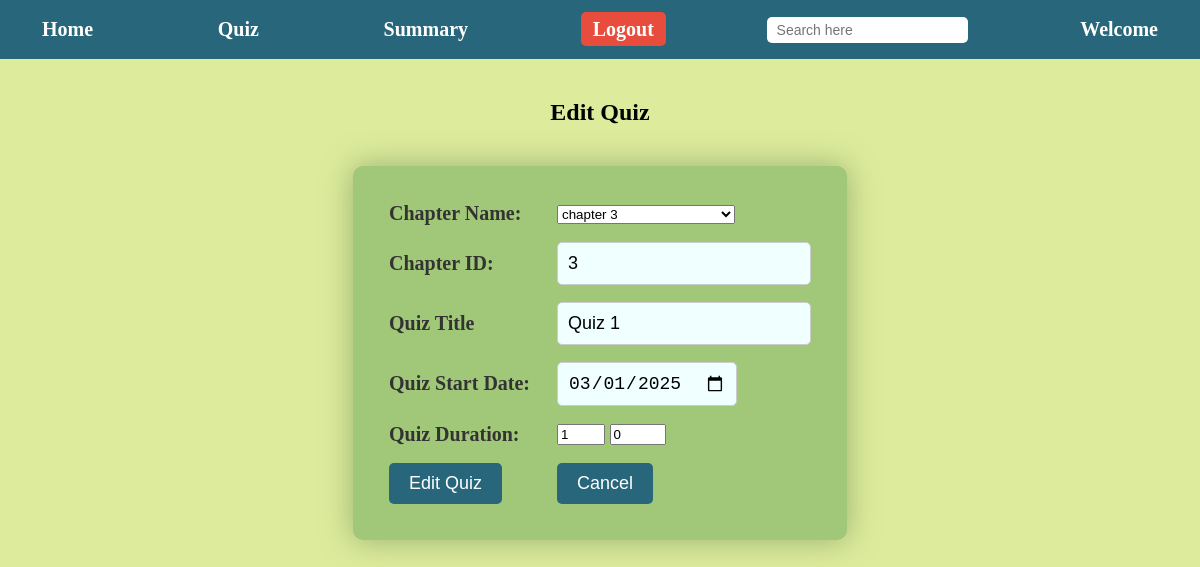
/admindb/quiz_dashboard/edit_quiz/1 (signed in), run on the app's committed database.
### models.py (models this page shows, shortened)
class Quiz(data.Model):
    __tablename__='quizzes'
    quiz_id=data.Column(data.Integer,primary_key=True)
    quiz_title=data.Column(data.String(200),nullable=False)
    chap_id=data.Column(data.Integer,data.ForeignKey('chap.chap_id'),nullable=False)
    quiz_date=data.Column(data.Date,nullable=False)
    quiz_time=data.Column(data.Integer,nullable=False)
    quiz_score=data.relationship('Scores',backref='Quiz',lazy=True)
    quiz_ques=data.relationship('Questions',backref='Quiz',lazy=True)

class Chapter(data.Model):
    __tablename__='chap'
    chap_id=data.Column(data.Integer,primary_key=True)
    chap_title=data.Column(data.String(200),nullable=False)
    chap_description=data.Column(data.Text,nullable=False)
    chap_quiz=data.relationship('Quiz',backref='Chapter',lazy=True)
    sub_id=data.Column(data.Integer,data.ForeignKey('sub.sub_id'),nullable=False)

### app.py (the view, shortened to what this page needs)
@application.route('/admindb/quiz_dashboard/edit_quiz/<int:quiz_id>',methods=['GET','POST'])
def edit_quiz(quiz_id):
    if 'admin' not in session:
        flash('Please Login To Edit A Quiz','error')
        return redirect("url_for('Admin_Login')")
    quiz=Quiz.query.get_or_404(quiz_id)
    chapters=Chapter.query.all()
    return render_template('quiz_creation.html',action="Edit",chapters=chapters,quiz_title=quiz.quiz_title,quiz=quiz,request_path=request.path)

### templates/quiz_creation.html (shortened to what this page needs)
{% extends 'index.html' %}
{% block navbar %}
{% include "admin-navbar.html" %}
{% endblock %}
{% block content %}
<center>
    <h2>{{ action }} Quiz </h2>
    <form method="POST">
        <div>
            <table>
                <tr>
                    <td><label for="quiz_chap_name">Chapter Name:</label></td>
                    <td><select name="quiz_chap_name" id="quiz_chap_name">
                            {% for chapter in chapters %}
                            <option value="{{ chapter.chap_id }}"
                            {% if quiz and quiz.chap_id==chapter.chap_id %}selected{% endif %} data-id="{{ chapter.chap_id }}">
                            {{ chapter.chap_title }}
                            </option>
                            {% endfor %}
                        </select>
                    </td>
                </tr>
                <tr>
                    <td><label for="quiz_chap_id">Chapter ID:</label></td>
                    <td><input type="text" name="quiz_chap_id" id="quiz_chap_id"
                            value="{{ quiz.chap_id if quiz else chapters[0].chap_id  }}" readonly>
                    </td>
                </tr>
                <tr>
                    <td><label for="quiz_title">Quiz Title</label></td>
                    <td><input type="text" name="quiz_title" id="quiz_title"
                            value="{{ quiz.quiz_title if quiz else quiz_title }}" readonly></td>
                </tr>
                <tr>
                    <td><label for="quiz_date">Quiz Start Date:</label></td>
                    <td><input type="date" name="quiz_date" id="quiz_date" value="{{ quiz.quiz_date if quiz else '' }}">
                    </td>
                </tr>
                <tr>
                    <td><label for="quiz_duration_hours">Quiz Duration:</label></td>
                    <td><input type="number" name="quiz_duration_hours" id="quiz_duration_hours" min="0" max="3"
                           value="{{ quiz.quiz_time//60 if quiz else '' }}" placeholder="Hours" required>
                        <input type="number" name="quiz_duration_minute" id="quiz_duration_minute" min="0" max="59"
                        value="{{ quiz.quiz_time%60 if quiz else '' }}" placeholder="Minutes" required>
                    </td>
                </tr>
                <tr>
                    <td><input type="submit" value="{{ action }} Quiz"></td>
                    <td><a href="{{ url_for('quiz_dashboard') }}"><button type="button">Cancel</button></a></td>
                </tr>
            </table>
    </form>
</center>
{% endblock %}

### static/style.css (style rules this page uses)
#index-page { background-color: #DDEB9D; margin: 0; padding: 0; }
#index-page center { display: flex; flex-direction: column; align-items: center; justify-content: center; height: auto; padding: 20px; }
#index-page table { width: 100%; display: flex; justify-content: center; align-items: center; max-width: 600px; margin: 20px auto; border-spacing: 15px; background-color: #A0C878; padding: 20px; border-radius: 10px; box-shadow: 0 0 30px rgba(80, 120, 60, 0.5); }
#index-page input[type="text"], #index-page input[type="email"], #index-page input[type="password"], #index-page input[type="date"], #index-page button[type="submit"], #index-page button { background-color: azure; padding: 10px; border: 1px solid #ccc; border-radius: 5px; font-size: 1em; box-sizing: border-box; }
#index-page input[type="text"]:hover, #index-page input[type="email"]:hover, #index-page input[type="password"]:hover, #index-page input[type="date"]:hover, #index-page button[type="submit"]:hover, #index-page button { padding: 10px; border: 1px solid grey; border-radius: 5px; font-size: 1em; box-sizing: border-box; }
#index-page input[type="submit"], #index-page input[type="button"], #index-page button[type="button"], #index-page input[type="reset"], #index-page button[type="submit"], #index-page button[type="button"], #index-page button { width: auto; padding: 10px 20px; background-color: #27667B; color: white; font-size: 1em; border: none; border-radius: 5px; cursor: pointer; transition: background-color 0.3s; }
#index-page label { margin-right: 10px; font-size: 20px; color: #333; font-weight: bold; }
#index-page td { width: 100%; text-align: left; font-size: 18px; }

### data on the page
Quiz: quiz_chap_name "chapter 3", quiz_chap_id "3", quiz_title "Quiz 1", quiz_date "03/01/2025", quiz_duration_hours "1", quiz_duration_minute "0"

### other printed values
{{ action }} "Edit"
